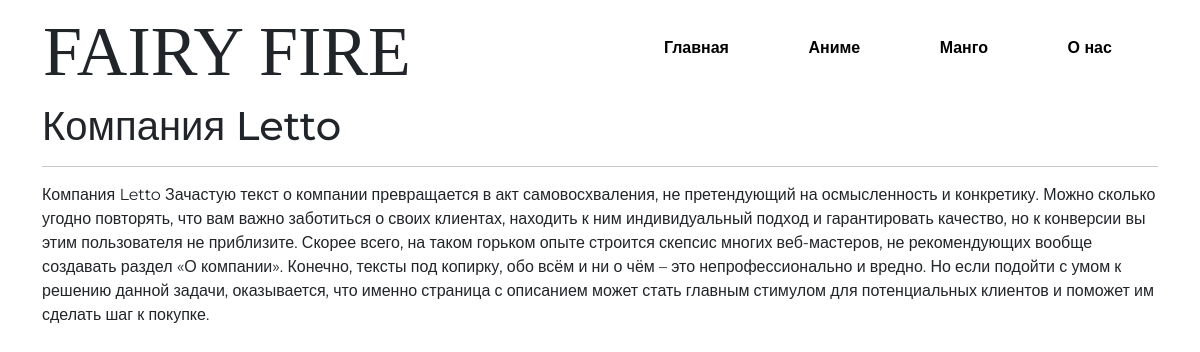
The page /about-us/ on the database its author committed.
### core/models.py (models this page shows, shortened)
class AboutUs(models.Model):
    title = models.CharField(max_length=250)
    text = models.TextField()
    img = models.ImageField(upload_to="Image_About_Us", blank=True, null=True, verbose_name="Картинка о нас")
    class Meta:
        verbose_name = "О нас"
        verbose_name_plural = "О нас"

### core/views.py (the view)
# urls.py: path('about-us/', about_us, name="about_us"),
def about_us(request):
    about_us_all = AboutUs.objects.all()
    context = {
        "about_us": about_us_all
    }
    return render(request, "about_us.html", context)

### core/templates/about_us.html
{% extends 'index.html' %}
{% block content %}
{% for about_uss in about_us %}
    <div class="container">
        <div class="about_us">
            <h1>{{ about_uss.title }}</h1>
            <hr>
            <p>{{ about_uss.text }}</p>
        </div>
    </div>
{% endfor %}
{% endblock %}

### core/static/style.css (style rules this page uses)
body { font-family: 'Montserrat', sans-serif; }
html, body { height: 100%; }

### rows shown on the page
AboutUs: title "Компания Letto", text "Компания Letto Зачастую текст о компании превращается в акт самовосхваления, не претендующий на осмысленность и конкретику. Можно сколько угодно повторять, что вам важно заботиться о своих клиентах, находить к ним индивидуальный подход и гарантировать качество, но к конверсии вы этим пользователя не приблизите. Скорее всего, на таком горьком опыте строится скепсис многих веб-мастеров, не рекомендующих вообще создавать раздел «О компании». Конечно, тексты под копирку, обо всём и ни о чём – это непрофессионально и вредно. Но если подойти с умом к решению данной задачи, оказывается, что именно страница с описанием может стать главным стимулом для потенциальных клиентов и поможет им сделать шаг…"
